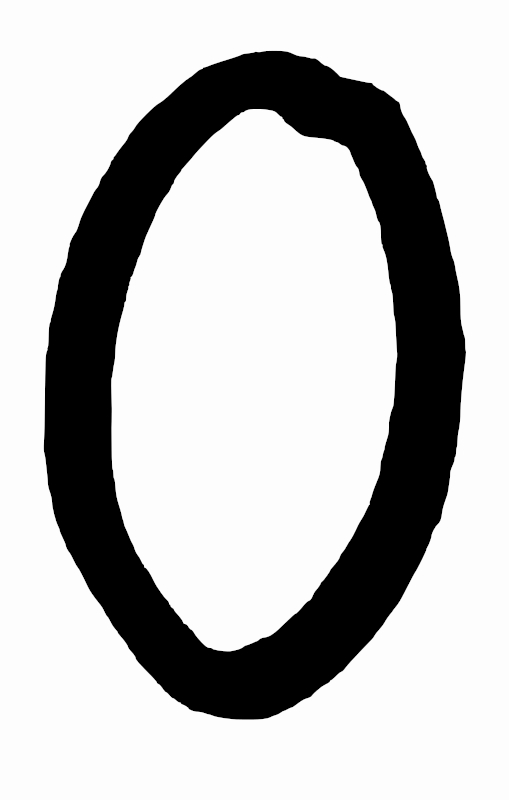
#> input picture zero.jpg, 509 x 800 px
$ python Perceptron.py
#> lines starting #> are read from the running program, lines starting #| are printed output that depends on the picture; after the words box and inside, x2 and y2 are one past the last pixel; in counts of white or black regions, pixels touching at a corner belong together

import os, multiprocessing # General libraries
import numpy as np, pandas as pd, idx2numpy # Data processing libraries
import matplotlib.pyplot as plt, seaborn as sns, cv2 # Plotting libraries

class Perceptron:

    class Helper:
        """
        Just an encapsulation of independent helper functions
        """

        # [136 lines left out: functions load_data_from_MNIST, load_data, load_data_helper, value_to_pixel, weights_to_image, shuffle and 4 more, not called in this run]

        def image_to_data(self, image_path, view):
            """
            Converts an input image of any size and resizes it to (28, 28) properly
            """
#> called with image_path = 'zero.jpg', view = False
            assert image_path[-3:] == 'jpg', "Image must be a jpeg file"
            img = cv2.imread(image_path, cv2.IMREAD_GRAYSCALE)
#> img is the input picture: shape (800, 509); min 0, max 254, mean 190.7
            h, w = img.shape[0], img.shape[1]
#> h = 800; w = 509
            if h > w:
                padding = np.zeros((h, (h - w) // 2))
                padding += 255
                img = np.hstack((padding, img, padding))
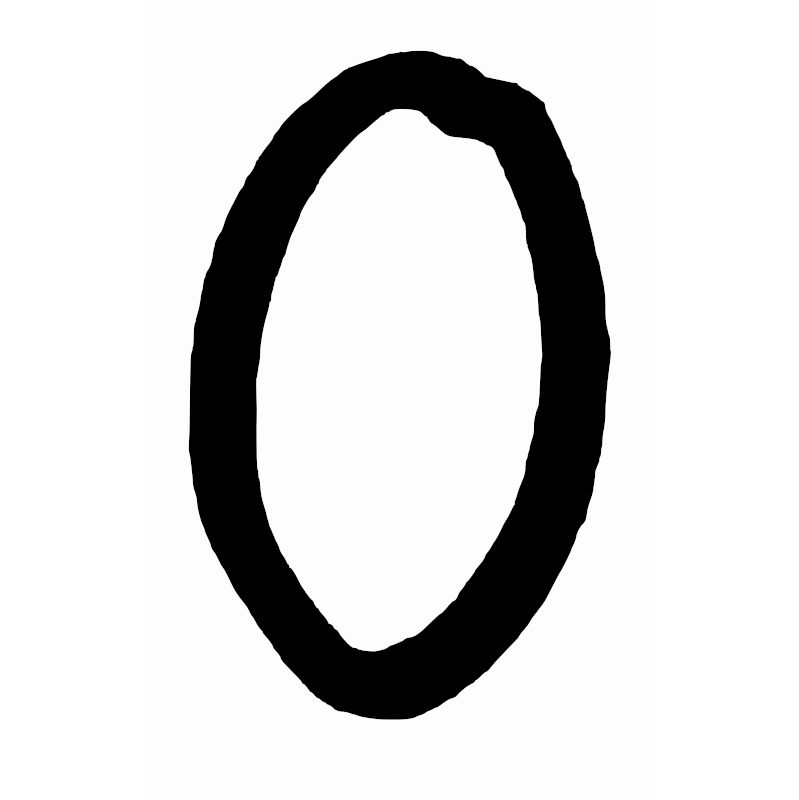
#> img: shape (800, 799) float64; min 0, max 255, mean 214
            elif w > h:
                padding = np.zeros(((w - h) // 2, w))
                padding += 255
                img = np.vstack((padding, img, padding))
            img = cv2.resize(img, (28, 28))
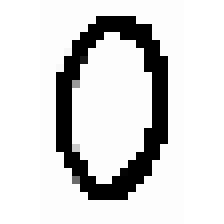
#> img: shape (28, 28) float64 (shown 8 times larger); min 0, max 255, mean 215
            img = img.astype(np.uint8)
            show_image = np.where(img > 127, 255, 0)
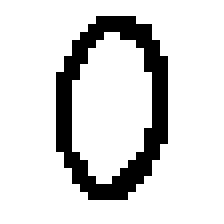
#> show_image: shape (28, 28) int64 (shown 8 times larger); 84.7% white; black in thin lines or dots, all inside (x1, y1, x2, y2) = (7, 2, 21, 25)
            show_image = show_image.astype(np.uint8)
            cv2.imwrite(image_path[:len(image_path)-4] + '_scaled.jpg', show_image)
            if view:
                cv2.imshow('img', show_image)
                cv2.waitKey()
            img = np.where(img > 127, 0, 1)
            img = img.flatten()
#> img = 784 values, max 1 at index 68, min 0 at index 0, mean 0.153
            return img

    def __init__(self, path_to_data = 'images/', symbols = None, DATA_DIM = (28, 28)):
        self.helper = self.Helper()
        self.DIM = DATA_DIM
        if path_to_data == None:
            self.path = None
        else:
            self.path = path_to_data
            if path_to_data == 'MNIST':
                self.data, self.symbols = self.helper.load_data_from_MNIST()
            else:
                self.data, self.symbols = self.helper.load_data(self.path, symbols)

    # [110 lines left out: functions train, plot_accuracies, visualize_weights, test_pixel_values, plot_pairwise_accuracies, not called in this run]

    def predict(self, image_path, view = True):
        img = self.helper.image_to_data(image_path, view)
        predictions = []
        for symbol_i in self.weights.keys():
            for symbol_j in self.weights[symbol_i].keys():
                val = np.dot(self.weights[symbol_i][symbol_j], img)
                if val > 0:
                    predictions.append(symbol_i)
                else:
                    predictions.append(symbol_j)
#> after the loop, predictions = []
        aggregate_predictions = {}
        for symbol in self.symbols:
            aggregate_predictions[symbol] = 0
        for prediction in predictions:
            aggregate_predictions[prediction] += 1
        print("Aggregate predictions: \n{}".format(aggregate_predictions))
        print("Overall prediction: {}".format(max(aggregate_predictions.keys(), key = lambda key: aggregate_predictions[key])))

    # [30 lines left out: functions load_weights, save_weights, not called in this run]

def main():
    p = Perceptron(path_to_data = None)
    p.predict('zero.jpg', view = False)

if __name__ == '__main__':
#> (the run stopped early here; a loop or call above may not have finished)
